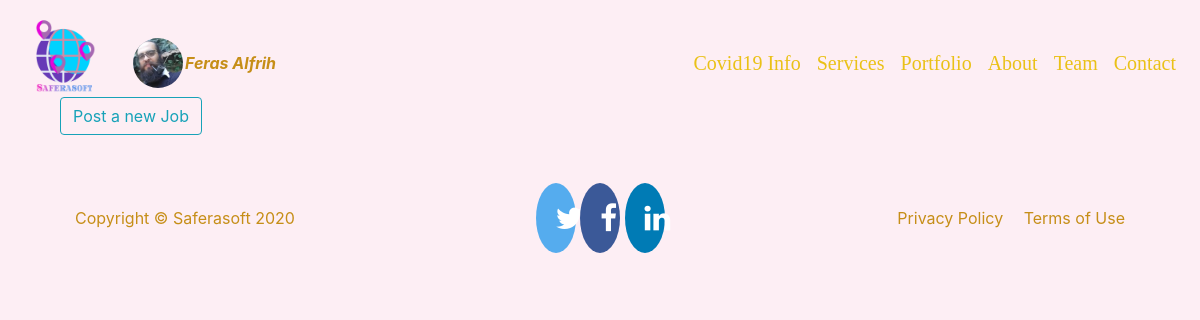
Before: /user/jobs/ (signed in) with the older database file.
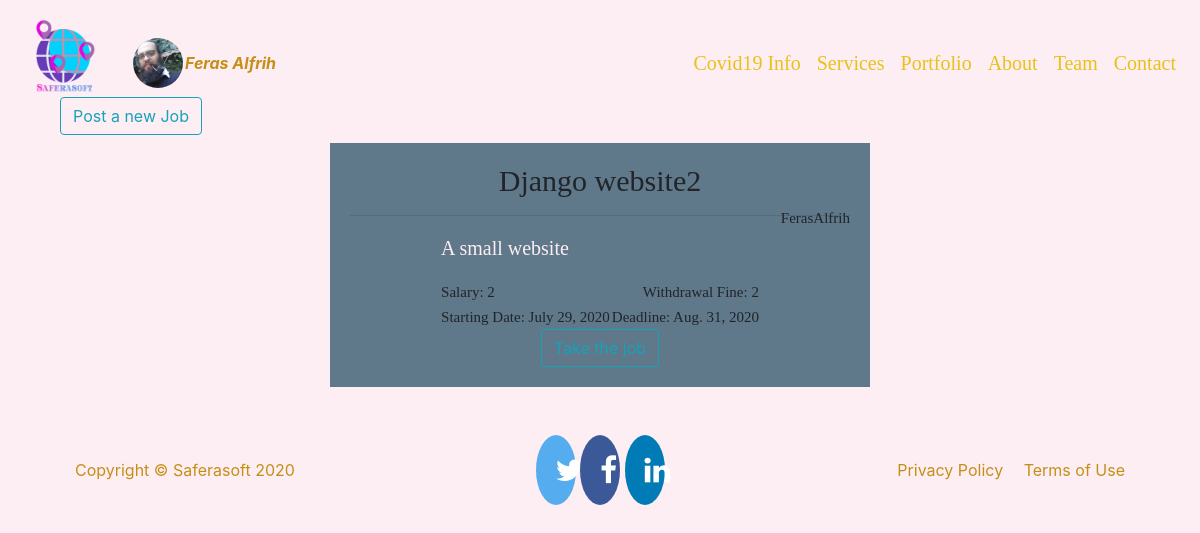
After: the same page with the newer database file.
### users/models.py (models this page shows, shortened)
class Profile(models.Model):
    user = models.OneToOneField(User, on_delete=models.CASCADE)
    image = models.ImageField(default='default.png', upload_to='profile_pics')
    jobAs = models.OneToOneField(Job, on_delete=models.CASCADE, null=True, blank=True)

class Job(models.Model):
    user = models.ForeignKey(User, on_delete=models.CASCADE)
    job = models.CharField(max_length=999)
    details = models.TextField(max_length=999)
    startDate = models.DateField()
    deadline = models.DateField()
    salary = models.IntegerField()
    withdrawal = models.IntegerField()
    is_available = models.BooleanField(default=True)

### users/views.py (the view, shortened to what this page needs)
# urls.py: path('jobs/', UsersV.jobs, name='jobs'),
    @login_required
    def jobs(request):
        job= Job.objects.filter(is_available=True)
        context={
            'jobs':job,
        }
        return render(request, 'users/Jobs.html', context)

### templates/users/Jobs.html (shortened to what this page needs)
{% extends "base.html" %}
{% load crispy_forms_tags %}
{% load static %}
{% block content %}
  {% if user.is_staff %}
    <div class="content-section">
      {% if user.is_superuser %}
        <a href="{% url 'newjob' %}"><button class="btn btn-outline-info">Post a new Job</button></a>
      {% endif %}
      <center>
      {% for job in jobs %}
        <div class="job content-section bg-steel mt-2" >
          <tr>
            <h4>{{job.job}} </h4>
            <small class="float-right">{{job.user.username}} </small>
          </tr>
          <hr>
          <tr>
            <table>
              <tr>
                <td>
                  <p>{{job.details}} </p>
                </td>
              </tr>
              <tr>
                <td>
                  <small class="float-left">Salary: {{job.salary}} </small>
                </td>
                <td>
                  <small class="float-right">Withdrawal Fine: {{job.withdrawal}} </small>
                </td>
              </tr>
              <tr>
                <td>
                  <small class="float-left">Starting Date: {{job.startDate}} </small>
                </td>
                <td>
                  <small class="float-right">Deadline: {{job.deadline}} </small>
                </td>
              </tr>
            </table>
          </tr>
          <form method="POST">
            <button class="btn btn-outline-info">Take the job</button>
          </form>
        </div>
      {% endfor %}
      </center>
    </div>
  {% else %}
    <center>
      <img src="{% static 'img/staffOnly.png' %}">
    </center>
  {% endif %}
{% endblock content %}

### templates/base.html (shortened to what this page needs)
{% load static %}
<!doctype html>
<html lang="en">
  <head>
    <link rel="stylesheet" href="https://maxcdn.bootstrapcdn.com/bootstrap/4.0.0/css/bootstrap.min.css">
    <link rel="stylesheet" href="https://cdnjs.cloudflare.com/ajax/libs/font-awesome/4.7.0/css/font-awesome.min.css">
    <link rel="stylesheet" type="text/css" href="{% static 'css/socialMedia.css' %}">
    <link rel="stylesheet" type="text/css" href="{% static 'css/main.css' %}">
  </head>
  <body class="container bg-pearl">
    <div class="container">
      <header>
        <nav class="navbar navbar-expand-lg fixed-top">
          <a class="navbar-brand" href="{% url 'base' %}">
            <img src="{% static 'img/logo.png' %}" width="100">
          </a>
        {% if user.is_authenticated %}
          <div class="dropdown ml-auto nav-item f-caramel ">
            <span role="button" data-toggle="dropdown" id="prflimg" aria-haspopup="true" aria-expanded="false" style="width:75px">
              <table>
              <tr>
                  <td rowspan="2"><img class="rounded-circle dropdown-toggle"  width="50px"  height="50px" src="{{ user.profile.image.url }}"></td>
                  <td><a><b><i>{{ user.first_name }} {{ user.last_name }}</i></b></a></td>
              </tr>
              </table>
            </span>
          </div>
        {% endif %}
          <div class="collapse navbar-collapse justify-content-end" id="navbarNav">
            <ul class="navbar-nav" >
              <li class="nav-item">
                <a class="nav-link js-scroll-trigger text-menu f-gold"href="{% url 'covid19' %}">Covid19 Info</a>
              </li>
              <li class="nav-item">
                <a class="nav-link js-scroll-trigger text-menu f-gold"href="{% url 'services' %}">Services</a>
              </li>
              <li class="nav-item">
                <a class="nav-link js-scroll-trigger text-menu f-gold"href="{% url 'profolio' %}">Portfolio</a>
              </li>
              <li class="nav-item">
                <a class="nav-link js-scroll-trigger text-menu f-gold"href="{% url 'about' %}">About</a>
              </li>
              <li class="nav-item">
                <a class="nav-link js-scroll-trigger text-menu f-gold"href="{% url 'team' %}">Team</a>
              </li>
              <li class="nav-item">
                <a class="nav-link js-scroll-trigger text-menu f-gold"href="{% url 'contact' %}">Contact</a>
              </li>
            </ul>
          </div>
        </nav>
      </header>
      <main class="mt-5">
        <div class="col-6 mt-3">
        </div>
        <div id="carouselExampleIndicators" class="carousel slide mt-5" data-ride="carousel">
        {% block content %}{% endblock content %}
      </main>
      <footer class="mt-5 mb-5">
        <div class="container">
            <div class="row align-items-center">
                <div class="col-lg-4 text-lg-left f-caramel">Copyright © Saferasoft 2020</div>
                <div class="col-lg-4 my-3 my-lg-0">
                  <center>
                    <a href="{% url 'about' %}" class="fa fa-twitter"></i></a>
                    <a href="{% url 'about' %}" class="fa fa-facebook"></i></a>
                    <a href="{% url 'about' %}" class="fa fa-linkedin"></i></a>
                  </center>
                </div>
                <div class="col-lg-4 text-lg-right">
                  <a class="mr-3 f-caramel" href="{% url 'about' %}">Privacy Policy</a>
                  <a class=" f-caramel" href="{% url 'about' %}">Terms of Use</a>
                </div>
            </div>
        </div>
      </footer>
    </div>
  </body>
</html>

### static/css/socialMedia.css (style rules this page uses)
.fa { padding: 20px; font-size: 30px; width: 30px; text-align: center; text-decoration: none; border-radius: 50%; }
.fa-facebook { background: #3B5998; color: white; }
.fa-twitter { background: #55ACEE; color: white; }
.fa-linkedin { background: #007bb5; color: white; }

### static/css/main.css (style rules this page uses)
.f-gold { color: #EAC117; }
.f-caramel { color: #C68E17; }
.bg-steel { background-color: #5f788a; }
.bg-pearl { background-color: #FDEEF4; }
.text-menu { font-family: 'Crimson Pro', serif; font-size: 20px; }
p { font-family: 'Playfair Display', serif; font-size: 20px; color: #FDEEF4; }
small { text-transform: capitalize; font-family: 'Libre Baskerville', serif; font-size: 15px; }
h4 { font-family: 'Libre Baskerville', serif; font-size: 30px; }
.job { padding: 20px; width: 50%; height: auto; justify-content: space-between; align-content: space-around; align-self: center; align-items: flex-start; }

Changed rows visible on the page:
added Job: job "Django website2", user.username "FerasAlfrih", details "A small website", salary "2", withdrawal "2", startDate "July 29, 2020", deadline "Aug. 31, 2020"
